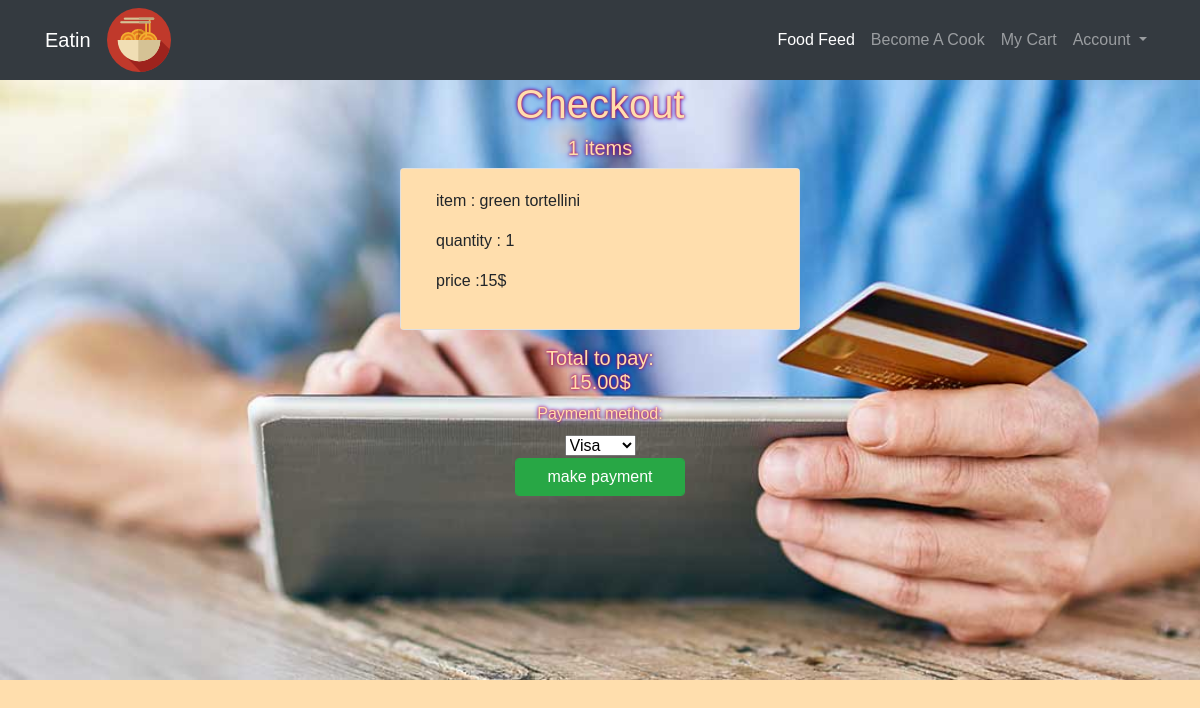
The app's page /payment/ (signed in) with its own data.
### myCart/models.py (models this page shows)
class CartItem(models.Model):
    order = models.ForeignKey(Order,on_delete = models.SET_NULL,null=True,default=None)
    user = models.ForeignKey(User,
    on_delete = models.CASCADE
    )
    food = models.ForeignKey(Food,
    on_delete = models.CASCADE
    )
    added_time = models.DateTimeField(auto_now_add=True)
    quantity = models.IntegerField(blank=False,null=False)

### cook/models.py (models this page shows)
class Food(models.Model):
    user = models.ForeignKey(User,
    on_delete = models.CASCADE
    )
    title = models.CharField(max_length=20,null=True)
    description = models.CharField(max_length=100)
    price = models.DecimalField(max_digits=4, decimal_places=2,blank=False,null=False)
    created_at = models.DateTimeField(auto_now_add=True)
    updated_at = models.DateTimeField(auto_now=True)
    quantity = models.IntegerField(blank=False,null=False)
    image = models.ImageField(upload_to = 'images/',default=None,blank=True)
    category = models.CharField(
        max_length=50,
        default='OTHER',
        null=False,
        choices=  [
            ('ITALIAN', 'Italian'),
            ('DESERT', 'Desert'),
            ('BEVERAGES', 'Beverages'),
            ('THAI', 'Thai'),
            ('SUSHI', 'Sushi'),
            ('INADIAN', 'Indian'),
            ('MEDITERRANEAN','Mediterranean'),
            ('CHINESE','Chinese'),
            ('AMERICAN','American'),
            ('VIETNAMESE','Vietnamese'),
            ('GLUTEN-FREE','Gluten-Free'),
            ('VEGAN','Vegan'),
            ('SALAD','Salad'),
            ('ASIAN','Asian'),
            ('SOUP','Soup'),
            ('GREEK','Greek'),
            ('JAPANESE','Japanese'),
            ('HOME-COOKING','Home-Cooking'),
            ('OTHER','Other')
            ]
    )

### payment/views.py (the view)
# urls.py: path('', views.display_checkout, name='display_checkout'),
def display_checkout(request):
    if request.method == 'GET':
        user_id = request.user.id
        cart_items = CartItem.objects.filter(user_id=user_id,order_id__isnull=True)
        count_items = cart_items.count()
        if count_items == 0:
            messages.info(request, "Your bag is empty")
            context = {}
        else:
            created_time = timezone.now()
            total_price = 0
            for item in cart_items:
                sub_total = item.quantity*item.food.price
                total_price += sub_total
            form = PaymentForm()
            context = {
                        "cart_items":cart_items,
                        "count_items":count_items,
                        "total_price":total_price,
                        "form":form,
                        }
        return render(request, 'payment/index.html',context)
    else:
        return make_payment(request)

### payment/forms.py
class PaymentForm(forms.ModelForm):
    class Meta:
        model = Order
        fields = ['payment_method']

### payment/templates/payment/index.html (shortened to what this page needs)
{% extends 'base.html' %}
{% load static %}
{% block content %}
<link rel="stylesheet" type="text/css" href="{% static 'payment/style.css' %}">
<div class="bg-img">
<h1 class="payment_title">Checkout<h1>
    <h5 class="payment_title">{{count_items}} items</h5>
    <div class="list-group list-group-horizontal">
    {% for item in cart_items %}
    <div class="card mb-3 col-4 mx-auto">
      <div class="row md-8 pay_box">
        <div class="col-md-8">
          <div class="card-body">
        <p><span>item :</span> <span>{{item.food.title}}</span></p>
        <p><span>quantity :</span> <span>{{item.quantity}}</span></p>
        <p><span>price :</span><span>{% widthratio item.quantity 1 item.food.price %}$ </span></p>
      </div>
    </div>
  </div>
</div>
      {% endfor %}
      <div class="form-group col-lg-2 container center_div">
      <h5 class="payment_title">Total to pay: {{total_price}}$</h5>
      <form action="{% url 'make_payment' %}" method="post" class="payment_title">
      {{form}}
      <input type="submit" class="form-control btn-success" value="make payment">
      </div>
      {% endblock %}

### static/eatin/style.css (style rules this page uses)
body { background-color: NavajoWhite; font-family: "Copperplate","Comic Sans MS","Arial"; }

### payment/static/payment/style.css (style rules this page uses)
.bg-img { background-image: url("/media/images/creditCard.jpg"); min-height: 600px; background-position: bottom left; background-repeat: no-repeat; background-size: cover; position: sticky; }
.payment_title { text-align: center; font-family: 'Copperplate', 'Arial'; text-shadow: 0 0 3px #FF0000, 0 0 5px #0000FF; color: NavajoWhite; }
.pay_box { background-color: NavajoWhite; }

### records on screen
CartItem: food "green tortellini", quantity "1", quantity+food "15"

### other values on screen
{{ count_items }} "1"
